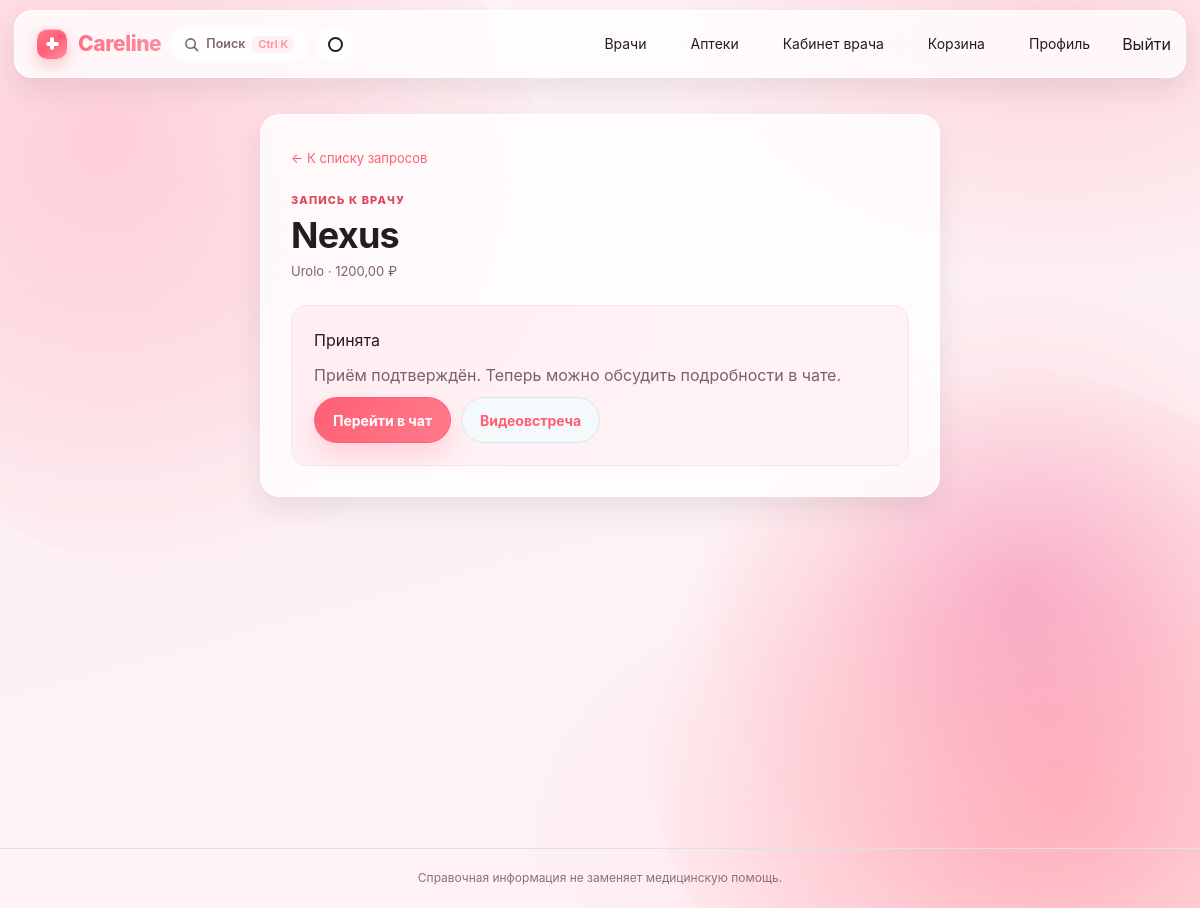
Page /appointments/2/ (signed in) on the committed database.
### myapp/models.py (models this page shows, shortened)
class AppointmentRequest(models.Model):
	class Status(models.TextChoices):
		PENDING = 'PENDING', 'Ожидает ответа'
		ACCEPTED = 'ACCEPTED', 'Принята'
		DECLINED = 'DECLINED', 'Отклонена'
		EXPIRED = 'EXPIRED', 'Время ответа истекло'
	patient = models.ForeignKey(PatientProfile, on_delete=models.CASCADE, related_name='appointment_requests')
	doctor = models.ForeignKey(DoctorProfile, on_delete=models.CASCADE, related_name='appointment_requests')
	status = models.CharField(max_length=12, choices=Status.choices, default=Status.PENDING)
	created_at = models.DateTimeField(auto_now_add=True)
	expires_at = models.DateTimeField(default=appointment_request_expiry)
	accepted_at = models.DateTimeField(blank=True, null=True)
	class Meta:
		ordering = ['-created_at']

class DoctorProfile(models.Model):
	class Status(models.TextChoices):
		FREE = 'FREE', 'Свободен'
		BUSY = 'BUSY', 'Занят'
		OFFLINE = 'OFFLINE', 'Не в сети'
		VACATION = 'VACATION', 'В отпуске'
		EMERGENCY = 'EMERGENCY', 'Экстренный вызов'
	user = models.OneToOneField(User, on_delete=models.CASCADE, related_name='doctor_profile')
	specialty = models.CharField(max_length=100, blank=True, default='')
	specialties = models.JSONField(default=list, blank=True)
	consultation_price = models.DecimalField(max_digits=8, decimal_places=2, default=1200.00)
	status = models.CharField(max_length=20, choices=Status.choices, default=Status.OFFLINE)
	rating = models.DecimalField(max_digits=3, decimal_places=2, default=0)
	reviews_count = models.PositiveIntegerField(default=0)
	@property
	def primary_specialty(self):
		if self.specialties:
			return self.specialties[0]
		return self.specialty or 'Специальность не указана'
	def get_full_name(self):
		return self.user.get_full_name() or self.user.username

### myapp/views.py (the view, shortened to what this page needs)
# urls.py: path('appointments/<int:request_id>/', appointment_detail, name='appointment_detail'),
def appointment_detail(request, request_id):
	if not request.user.is_authenticated:
		return redirect('login')
	appointment_request = get_object_or_404(
		AppointmentRequest.objects.select_related('patient__user', 'doctor__user'),
		pk=request_id,
	)
	is_doctor = appointment_request.doctor.user_id == request.user.pk
	is_patient = appointment_request.patient.user_id == request.user.pk
	if not (is_doctor or is_patient):
		return redirect('message_inbox')
	expire_pending_appointment_requests(AppointmentRequest.objects.filter(pk=appointment_request.pk))
	appointment_request.refresh_from_db()
	conversation = None
	if appointment_request.status == AppointmentRequest.Status.ACCEPTED:
		conversation = DoctorConversation.objects.filter(
			patient=appointment_request.patient,
			doctor=appointment_request.doctor,
		).first()
	return render(request, 'myapp/appointment_detail.html', {
		'appointment_request': appointment_request,
		'is_doctor': is_doctor,
		'conversation': conversation,
	})

### myapp/views.py (called while the page is built)
def expire_pending_appointment_requests(queryset):
	queryset.filter(
		status=AppointmentRequest.Status.PENDING,
		expires_at__lte=timezone.now(),
	).update(status=AppointmentRequest.Status.EXPIRED)

### myapp/templates/myapp/appointment_detail.html (shortened to what this page needs)
{% extends 'myapp/base.html' %}
{% load static %}
{% block content %}
    <section class="appointment-page {% if is_doctor %}doctor-appointment-page{% else %}patient-appointment-page{% endif %}">
        <a class="appointment-back" href="{% if is_doctor %}{% url 'doctor_portal' %}{% else %}{% url 'message_inbox' %}{% endif %}">← К списку запросов</a>
        <p class="eyebrow">ЗАПИСЬ К ВРАЧУ</p>
        <h1>{{ appointment_request.doctor.get_full_name }}</h1>
        <p class="muted">{{ appointment_request.doctor.primary_specialty }} · {{ appointment_request.doctor.consultation_price }} ₽</p>
        <div class="appointment-status-panel">
            <span class="status-badge {{ appointment_request.status|lower }}">{{ appointment_request.get_status_display }}</span>
            {% if appointment_request.status == 'PENDING' %}
                <p>{% if is_doctor %}Примите запрос в течение 10 минут, чтобы начать чат с пациентом.{% else %}Врач ответит на запрос в течение 10 минут. После принятия откроется чат.{% endif %}</p>
                <strong class="appointment-countdown appointment-clock" data-countdown="{{ appointment_request.expires_at|date:'c' }}">10:00</strong>
            {% elif appointment_request.status == 'ACCEPTED' %}
                <p>Приём подтверждён. Теперь можно обсудить подробности в чате.</p>
                <div class="appointment-accepted-actions">
                    {% if conversation %}<a class="button" href="{% url 'conversation_detail' conversation.pk %}">Перейти в чат</a>{% endif %}
                    <a class="button button-light" href="https://meet.jitsi.org/careline-appointment-{{ appointment_request.pk }}" target="_blank" rel="noopener">Видеовстреча</a>
                </div>
            {% elif appointment_request.status == 'DECLINED' %}
                <p>Врач не смог принять этот запрос. Выберите другого специалиста.</p>
                <a class="button" href="{% url 'doctor_directory' %}">Найти врача</a>
            {% else %}
                <p>Время ответа истекло. Можно отправить новый запрос.</p>
                <a class="button" href="{% url 'doctor_detail' appointment_request.doctor.pk %}">Повторить запись</a>
            {% endif %}
        </div>
    </section>
{% endblock %}

### myapp/static/myapp/style.css (style rules this page uses)
:root { color-scheme: light; --ink: #3b2b32; --muted: #8a6e77; --paper: #fff6f7; --white: #ffffff; --line: #f4dee3; --green: #ff8fa3; --green-dark: #e0455d; --mint: #ffeef2; --soft: #fff1ec; --amber: #c88725; --red: #e0455d; --sky: #edf3fc; --shadow: 0 18px 45px rgba(74, 46, 56, 0.09); }
* { box-sizing: border-box; }
html { scroll-behavior: smooth; }
body { margin: 0; background-color: var(--paper); background-image: linear-gradient(120deg, rgba(255, 246, 247,.96), rgba(255,255,255,.9) 50%, rgba(255, 236, 241,.9)); background-attachment: fixed; color: var(--ink); font-family: "Trebuchet MS", "Segoe UI", sans-serif; line-height: 1.55; }
a { color: var(--green-dark); text-decoration: none; }
.eyebrow { margin: 0 0 7px; color: var(--green-dark); font-size: 11px; font-weight: 800; letter-spacing: .08em; }
h1, h2, h3, p { margin-top: 0; }
h1 { margin-bottom: 13px; font-family: Georgia, serif; font-size: clamp(34px, 5vw, 54px); font-weight: 500; line-height: 1.07; }
.button { display: inline-flex; min-height: 46px; align-items: center; justify-content: center; gap: 20px; padding: 10px 18px; border: 1px solid var(--green); border-radius: 999px; background: linear-gradient(135deg, var(--green), #ff5f74); color: white; font: inherit; font-size: 14px; font-weight: 700; cursor: pointer; box-shadow: 0 18px 28px rgba(255, 95, 116, 0.22); transition: transform .2s ease, box-shadow .2s ease; }
.button-light { border-color: var(--line); background: white; color: var(--green-dark); box-shadow: none; }
.muted { color: var(--muted); font-size: 13px; }
.container > section { animation: rise-in .5s ease-out both; }

### myapp/static/myapp/refresh.css (style rules this page uses)
:root { --ink: #3a2a31; --muted: #866a73; --paper: #fdf4f6; --line: #f2e3e8; --green: #ff8fa3; --green-dark: #e0455d; --mint: #fff0f3; --soft: #fff1f3; --amber: #d3932e; --red: #e0455d; --sky: #ffeef2; --shadow: 0 20px 48px rgba(58, 40, 48, .095); --navy: #4a2437; --blue: #ff5f74; }
body { background-color: #fdf4f6; background-image: repeating-linear-gradient(135deg, rgba(255, 95, 116, .025) 0 1px, transparent 1px 18px), linear-gradient(125deg, #fff9f5 0%, #fff1f4 54%, #fdeff3 100%); color: var(--ink); font-family: "Trebuchet MS", "Segoe UI", sans-serif; }
.container > section, .directory-shell, .form-section, .profile-panel, .cart-group, .empty-cart, .medicine-card, .doctor-row, .doctor-card, .pharmacy-card, .review-section, .pharmacy-hero, .conversation-page, .appointment-page, .prescription-section { animation: care-rise .48s cubic-bezier(.2,.7,.2,1) both; }
.button { border-color: transparent; background: linear-gradient(115deg, #ff7a8c, #ff8fa3, #ff5f74, #e0455d); background-size: 240% 240%; animation: color-drift 10s ease-in-out infinite; box-shadow: 0 12px 25px rgba(255, 95, 116,.19); transition: transform .24s cubic-bezier(.2,.8,.2,1), box-shadow .24s ease, filter .24s ease; }
.button-light { border-color: #cddfe6; background: #fff4f6; color: #d9455e; box-shadow: none; }
.appointment-page { width: min(680px,100%); margin: 36px auto; padding: 30px; border: 1px solid #d8e5eb; border-radius: 24px; background: linear-gradient(145deg, #fff, #fff4f7); box-shadow: var(--shadow); }
.appointment-back { display: inline-block; margin-bottom: 24px; color: #ff5f74; font-size: 13px; }
.appointment-page h1 { margin-bottom: 6px; font-size: 36px; }
.appointment-status-panel { display: grid; justify-items: start; gap: 10px; margin-top: 24px; padding: 22px; border: 1px solid #f6e5ea; border-radius: 18px; background: linear-gradient(120deg, #ffeef2, #fff3f6 75%, #fff2f4); }
.appointment-status-panel p { margin: 0; color: #7d5f67; }
.eyebrow { color: #e0455d; }

### myapp/static/myapp/motion.css (style rules this page uses)
.text-link, .back-link, .conversation-back, .appointment-back, .register-login-link { transition: color .2s ease, transform .2s ease; }
.button { position: relative; overflow: hidden; isolation: isolate; }
.button::before { position: absolute; content: ""; top: -60%; left: -80%; z-index: -1; width: 45%; height: 220%; background: linear-gradient(100deg, transparent, rgba(255,255,255,.45), transparent); transform: skewX(-22deg); transition: left .55s cubic-bezier(.2,.8,.2,1); }
.status-badge { position: relative; }

### myapp/static/myapp/doctor_portal.css (style rules this page uses)
.doctor-theme .button { border-color: #ff5f74; background: linear-gradient(120deg, #ff5f74, #ff7a8c); box-shadow: 0 12px 24px rgba(255, 95, 116, .2); }
.doctor-theme .button-light { border-color: var(--doctor-line); background: #f4f9fb; color: var(--doctor-blue); box-shadow: none; }

### rows in the picture
AppointmentRequest: doctor.get_full_name "Nexus", doctor.primary_specialty "Urolo", doctor.consultation_price "1200,00", status "Принята"
